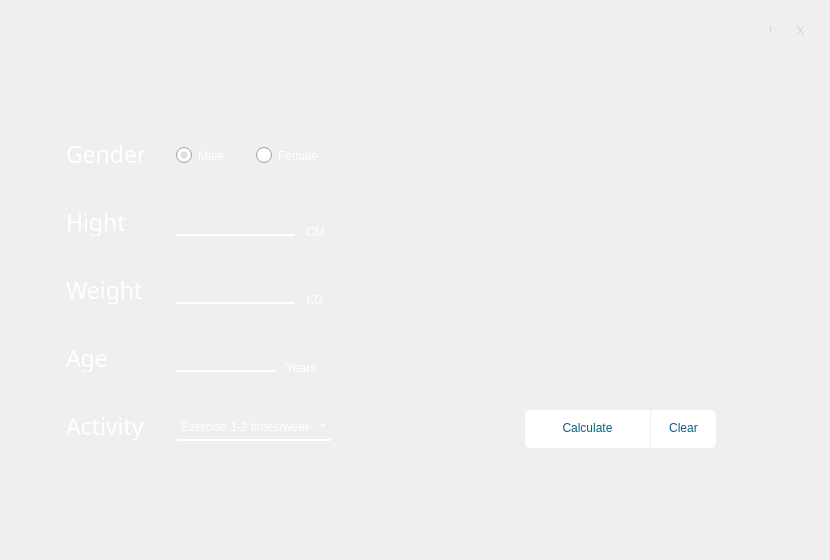
<?xml version="1.0" encoding="UTF-8"?>
<ui version="4.0">
 <class>MainWindow</class>
 <widget class="QMainWindow" name="MainWindow">
  <property name="geometry">
   <rect>
    <x>0</x>
    <y>0</y>
    <width>830</width>
    <height>560</height>
   </rect>
  </property>
  <property name="minimumSize">
   <size>
    <width>830</width>
    <height>560</height>
   </size>
  </property>
  <property name="maximumSize">
   <size>
    <width>830</width>
    <height>560</height>
   </size>
  </property>
  <property name="windowTitle">
   <string>DaRK Calories Calculator</string>
  </property>
  <property name="windowIcon">
   <iconset resource="resources.qrc">
    <normaloff>:/images/images/icon.svg</normaloff>:/images/images/icon.svg</iconset>
  </property>
  <property name="autoFillBackground">
   <bool>false</bool>
  </property>
  <property name="styleSheet">
   <string notr="true">   *:focus {
    	border: none;
    	outline: none;
    }

QGroupBox { 
     border: none; 
 } 

QLineEdit{
color:white;
}</string>
  </property>
  <property name="iconSize">
   <size>
    <width>50</width>
    <height>50</height>
   </size>
  </property>
  <widget class="QWidget" name="centralwidget">
   <property name="minimumSize">
    <size>
     <width>830</width>
     <height>560</height>
    </size>
   </property>
   <property name="maximumSize">
    <size>
     <width>830</width>
     <height>560</height>
    </size>
   </property>
   <property name="styleSheet">
    <string notr="true"/>
   </property>
   <widget class="QWidget" name="widget" native="true">
    <property name="geometry">
     <rect>
      <x>220</x>
      <y>830</y>
      <width>560</width>
      <height>80</height>
     </rect>
    </property>
   </widget>
   <widget class="QLabel" name="bgLabel">
    <property name="geometry">
     <rect>
      <x>0</x>
      <y>0</y>
      <width>830</width>
      <height>560</height>
     </rect>
    </property>
    <property name="styleSheet">
     <string notr="true">background-image: url(:/images/images/background.svg);</string>
    </property>
    <property name="text">
     <string/>
    </property>
    <property name="pixmap">
     <pixmap resource="resources.qrc">:/images/images/background.svg</pixmap>
    </property>
   </widget>
   <widget class="QGroupBox" name="genderBox">
    <property name="geometry">
     <rect>
      <x>66</x>
      <y>130</y>
      <width>267</width>
      <height>41</height>
     </rect>
    </property>
    <property name="styleSheet">
     <string notr="true">QRadioButton{
color:white;
	font: 12pt &quot;Rubik&quot;;
}

QRadioButton::indicator {
    width: 16px;
    height: 16px;
}

QRadioButton::indicator::unchecked {
    
	image: url(:/images/images/radio_unchecked);
	

}

QRadioButton::indicator:unchecked:hover {
    
	image: url(:/images/images/radio_unchecked_hover);
}

QRadioButton::indicator:unchecked:pressed {
    
	image: url(:/images/images/radio_unchecked_pressed);
}

QRadioButton::indicator::checked {
    
	image: url(:/images/images/radio_selected.svg);
}

QRadioButton::indicator:checked:hover {
	image: url(:/images/images/radio_selected_hover.svg);
}

QRadioButton::indicator:checked:pressed {
	
	image: url(:/images/images/radio_selected_pressed.svg);
}</string>
    </property>
    <property name="title">
     <string/>
    </property>
    <widget class="QLabel" name="label_2">
     <property name="geometry">
      <rect>
       <x>0</x>
       <y>10</y>
       <width>78</width>
       <height>28</height>
      </rect>
     </property>
     <property name="font">
      <font>
       <family>Rubik</family>
       <pointsize>17</pointsize>
      </font>
     </property>
     <property name="styleSheet">
      <string notr="true">color:white;</string>
     </property>
     <property name="text">
      <string>Gender</string>
     </property>
    </widget>
    <widget class="QRadioButton" name="maleRB">
     <property name="geometry">
      <rect>
       <x>110</x>
       <y>10</y>
       <width>61</width>
       <height>31</height>
      </rect>
     </property>
     <property name="cursor">
      <cursorShape>PointingHandCursor</cursorShape>
     </property>
     <property name="styleSheet">
      <string notr="true"/>
     </property>
     <property name="text">
      <string>Male</string>
     </property>
     <property name="checked">
      <bool>true</bool>
     </property>
    </widget>
    <widget class="QRadioButton" name="femaleRB">
     <property name="geometry">
      <rect>
       <x>190</x>
       <y>10</y>
       <width>81</width>
       <height>31</height>
      </rect>
     </property>
     <property name="cursor">
      <cursorShape>PointingHandCursor</cursorShape>
     </property>
     <property name="styleSheet">
      <string notr="true"/>
     </property>
     <property name="text">
      <string>Female</string>
     </property>
    </widget>
   </widget>
   <widget class="QGroupBox" name="hightBox">
    <property name="geometry">
     <rect>
      <x>66</x>
      <y>198</y>
      <width>281</width>
      <height>41</height>
     </rect>
    </property>
    <property name="title">
     <string/>
    </property>
    <widget class="QLabel" name="label_3">
     <property name="geometry">
      <rect>
       <x>0</x>
       <y>10</y>
       <width>78</width>
       <height>28</height>
      </rect>
     </property>
     <property name="font">
      <font>
       <family>Rubik</family>
       <pointsize>17</pointsize>
      </font>
     </property>
     <property name="styleSheet">
      <string notr="true">color:white;</string>
     </property>
     <property name="text">
      <string>Hight</string>
     </property>
    </widget>
    <widget class="QLineEdit" name="hightInput">
     <property name="geometry">
      <rect>
       <x>110</x>
       <y>10</y>
       <width>119</width>
       <height>28</height>
      </rect>
     </property>
     <property name="styleSheet">
      <string notr="true">QLineEdit{
background-color:rgba(255, 255, 255, 0);
border:none;
border-bottom: 2px solid white;
border-radius:2px;
}</string>
     </property>
     <property name="maxLength">
      <number>5</number>
     </property>
    </widget>
    <widget class="QLabel" name="label_4">
     <property name="geometry">
      <rect>
       <x>240</x>
       <y>25</y>
       <width>24</width>
       <height>18</height>
      </rect>
     </property>
     <property name="styleSheet">
      <string notr="true">color:white;
font: 12pt &quot;Rubik&quot;;</string>
     </property>
     <property name="text">
      <string>CM</string>
     </property>
    </widget>
   </widget>
   <widget class="QGroupBox" name="weightBox">
    <property name="geometry">
     <rect>
      <x>66</x>
      <y>266</y>
      <width>281</width>
      <height>41</height>
     </rect>
    </property>
    <property name="title">
     <string/>
    </property>
    <widget class="QLabel" name="label_9">
     <property name="geometry">
      <rect>
       <x>0</x>
       <y>10</y>
       <width>78</width>
       <height>28</height>
      </rect>
     </property>
     <property name="font">
      <font>
       <family>Rubik</family>
       <pointsize>17</pointsize>
      </font>
     </property>
     <property name="styleSheet">
      <string notr="true">color:white;</string>
     </property>
     <property name="text">
      <string>Weight</string>
     </property>
    </widget>
    <widget class="QLineEdit" name="weightInput">
     <property name="geometry">
      <rect>
       <x>110</x>
       <y>10</y>
       <width>119</width>
       <height>28</height>
      </rect>
     </property>
     <property name="styleSheet">
      <string notr="true">QLineEdit{
background-color:rgba(255, 255, 255, 0);
border:none;
border-bottom: 2px solid white;
border-radius:2px;
}</string>
     </property>
     <property name="maxLength">
      <number>5</number>
     </property>
    </widget>
    <widget class="QLabel" name="label_10">
     <property name="geometry">
      <rect>
       <x>240</x>
       <y>25</y>
       <width>24</width>
       <height>18</height>
      </rect>
     </property>
     <property name="styleSheet">
      <string notr="true">color:white;
font: 12pt &quot;Rubik&quot;;</string>
     </property>
     <property name="text">
      <string>KG</string>
     </property>
    </widget>
   </widget>
   <widget class="QGroupBox" name="ageBox">
    <property name="geometry">
     <rect>
      <x>66</x>
      <y>334</y>
      <width>281</width>
      <height>41</height>
     </rect>
    </property>
    <property name="title">
     <string/>
    </property>
    <widget class="QLabel" name="label_11">
     <property name="geometry">
      <rect>
       <x>0</x>
       <y>10</y>
       <width>78</width>
       <height>28</height>
      </rect>
     </property>
     <property name="font">
      <font>
       <family>Rubik</family>
       <pointsize>17</pointsize>
      </font>
     </property>
     <property name="styleSheet">
      <string notr="true">color:white;</string>
     </property>
     <property name="text">
      <string>Age</string>
     </property>
    </widget>
    <widget class="QLineEdit" name="ageInput">
     <property name="geometry">
      <rect>
       <x>110</x>
       <y>10</y>
       <width>100</width>
       <height>28</height>
      </rect>
     </property>
     <property name="styleSheet">
      <string notr="true">QLineEdit{
background-color:rgba(255, 255, 255, 0);
border:none;
border-bottom: 2px solid white;
border-radius:2px;
}</string>
     </property>
     <property name="maxLength">
      <number>5</number>
     </property>
    </widget>
    <widget class="QLabel" name="label_12">
     <property name="geometry">
      <rect>
       <x>220</x>
       <y>25</y>
       <width>41</width>
       <height>18</height>
      </rect>
     </property>
     <property name="styleSheet">
      <string notr="true">color:white;
font: 12pt &quot;Rubik&quot;;</string>
     </property>
     <property name="text">
      <string>Years</string>
     </property>
    </widget>
   </widget>
   <widget class="QGroupBox" name="activityBox">
    <property name="geometry">
     <rect>
      <x>66</x>
      <y>402</y>
      <width>281</width>
      <height>41</height>
     </rect>
    </property>
    <property name="title">
     <string/>
    </property>
    <widget class="QLabel" name="label_13">
     <property name="geometry">
      <rect>
       <x>0</x>
       <y>10</y>
       <width>91</width>
       <height>28</height>
      </rect>
     </property>
     <property name="font">
      <font>
       <family>Rubik</family>
       <pointsize>17</pointsize>
      </font>
     </property>
     <property name="styleSheet">
      <string notr="true">color:white;</string>
     </property>
     <property name="text">
      <string>Activity</string>
     </property>
    </widget>
    <widget class="QComboBox" name="activityCombo">
     <property name="geometry">
      <rect>
       <x>110</x>
       <y>10</y>
       <width>155</width>
       <height>29</height>
      </rect>
     </property>
     <property name="cursor">
      <cursorShape>PointingHandCursor</cursorShape>
     </property>
     <property name="styleSheet">
      <string notr="true">QComboBox
{
    selection-background-color: #379ec4;
    border: 1px solid #1e1e1e;
    border-radius: 5;
    border: none;
    border-bottom: 2px solid white;
    border-radius: 2px;
    color:white;
    min-width: 6em;
    background-color:rgba(255, 255, 255, 0);
}

QComboBox:hover,QPushButton:hover
{
    border-bottom: 2px solid white;
    border-radius: 2px;
}


QComboBox:on
{
    padding-top: 3px;
    padding-left: 4px;
    selection-background-color: #379ec4;
}

QComboBox QAbstractItemView
{
    selection-background-color: #379ec4;
}


QComboBox::down-arrow
{
    
	image: url(:/images/images/arrow.svg);
} 
</string>
     </property>
     <property name="currentIndex">
      <number>1</number>
     </property>
     <item>
      <property name="text">
       <string>Little /no exercise</string>
      </property>
     </item>
     <item>
      <property name="text">
       <string>Exercise 1-2 times/week</string>
      </property>
     </item>
     <item>
      <property name="text">
       <string>Exercise 2-3 times/week</string>
      </property>
     </item>
     <item>
      <property name="text">
       <string>Exercise 4-5 times/week</string>
      </property>
     </item>
     <item>
      <property name="text">
       <string>Exercise 6-7 times/week</string>
      </property>
     </item>
     <item>
      <property name="text">
       <string>Professional athlete</string>
      </property>
     </item>
    </widget>
   </widget>
   <widget class="QGroupBox" name="resultBox">
    <property name="geometry">
     <rect>
      <x>530</x>
      <y>240</y>
      <width>190</width>
      <height>151</height>
     </rect>
    </property>
    <property name="styleSheet">
     <string notr="true">QLabel{
color:white;
font: 12pt &quot;Rubik&quot;;
}</string>
    </property>
    <property name="title">
     <string/>
    </property>
    <property name="alignment">
     <set>Qt::AlignJustify|Qt::AlignVCenter</set>
    </property>
    <widget class="QLabel" name="resultLabel1">
     <property name="geometry">
      <rect>
       <x>30</x>
       <y>0</y>
       <width>125</width>
       <height>20</height>
      </rect>
     </property>
     <property name="text">
      <string/>
     </property>
     <property name="alignment">
      <set>Qt::AlignLeading|Qt::AlignLeft|Qt::AlignVCenter</set>
     </property>
    </widget>
    <widget class="QLabel" name="resultLabel2">
     <property name="geometry">
      <rect>
       <x>30</x>
       <y>35</y>
       <width>125</width>
       <height>20</height>
      </rect>
     </property>
     <property name="text">
      <string/>
     </property>
     <property name="alignment">
      <set>Qt::AlignLeading|Qt::AlignLeft|Qt::AlignVCenter</set>
     </property>
    </widget>
    <widget class="QLabel" name="resultLabel3">
     <property name="geometry">
      <rect>
       <x>30</x>
       <y>70</y>
       <width>125</width>
       <height>20</height>
      </rect>
     </property>
     <property name="text">
      <string/>
     </property>
     <property name="alignment">
      <set>Qt::AlignLeading|Qt::AlignLeft|Qt::AlignVCenter</set>
     </property>
    </widget>
    <widget class="QLabel" name="resultLabel4">
     <property name="geometry">
      <rect>
       <x>30</x>
       <y>105</y>
       <width>125</width>
       <height>41</height>
      </rect>
     </property>
     <property name="text">
      <string/>
     </property>
     <property name="alignment">
      <set>Qt::AlignLeading|Qt::AlignLeft|Qt::AlignVCenter</set>
     </property>
    </widget>
   </widget>
   <widget class="QPushButton" name="exitButton">
    <property name="geometry">
     <rect>
      <x>790</x>
      <y>20</y>
      <width>21</width>
      <height>21</height>
     </rect>
    </property>
    <property name="cursor">
     <cursorShape>PointingHandCursor</cursorShape>
    </property>
    <property name="styleSheet">
     <string notr="true">QPushButton{
color:#D4D4D4;
font: 13pt &quot;Rubik&quot;;
border:none;
background-color:rgba(255, 255, 255, 0);
}

QPushButton:hover{
color:#192125;
}</string>
    </property>
    <property name="text">
     <string>X</string>
    </property>
   </widget>
   <widget class="QPushButton" name="calcBtn">
    <property name="geometry">
     <rect>
      <x>525</x>
      <y>410</y>
      <width>125</width>
      <height>38</height>
     </rect>
    </property>
    <property name="cursor">
     <cursorShape>PointingHandCursor</cursorShape>
    </property>
    <property name="styleSheet">
     <string notr="true">QPushButton{
background-color:rgba(255, 255, 255, 1);
border:2px solid white;
border-top-left-radius: 5px;
border-bottom-left-radius: 5px;
color:#056082;
font: 11pt &quot;Rubik&quot;;
padding-bottom:2px;
}

QPushButton:hover{
border:rgba(255, 255, 255, 0.9);
background-color:rgba(255, 255, 255, 0.9);
}</string>
    </property>
    <property name="text">
     <string>Calculate</string>
    </property>
   </widget>
   <widget class="QLabel" name="errorMessage">
    <property name="geometry">
     <rect>
      <x>420</x>
      <y>470</y>
      <width>401</width>
      <height>31</height>
     </rect>
    </property>
    <property name="text">
     <string/>
    </property>
    <property name="alignment">
     <set>Qt::AlignHCenter|Qt::AlignTop</set>
    </property>
   </widget>
   <widget class="QPushButton" name="aboutButton">
    <property name="geometry">
     <rect>
      <x>760</x>
      <y>20</y>
      <width>21</width>
      <height>21</height>
     </rect>
    </property>
    <property name="cursor">
     <cursorShape>PointingHandCursor</cursorShape>
    </property>
    <property name="styleSheet">
     <string notr="true">QPushButton{
color:#D4D4D4;
font: 20PX &quot;Rubik&quot;;
border:none;
background-color:rgba(255, 255, 255, 0);
}

QPushButton:hover{
color:#192125;
}</string>
    </property>
    <property name="text">
     <string>!</string>
    </property>
    <property name="iconSize">
     <size>
      <width>50</width>
      <height>50</height>
     </size>
    </property>
   </widget>
   <widget class="QPushButton" name="clearBtn">
    <property name="geometry">
     <rect>
      <x>651</x>
      <y>410</y>
      <width>65</width>
      <height>38</height>
     </rect>
    </property>
    <property name="cursor">
     <cursorShape>PointingHandCursor</cursorShape>
    </property>
    <property name="styleSheet">
     <string notr="true">QPushButton{
background-color:rgba(255, 255, 255, 1);
border:2px solid white;
border-top-right-radius: 5px;
border-bottom-right-radius: 5px;
color:#056082;
font: 11pt &quot;Rubik&quot;;
padding-bottom:2px;
}

QPushButton:hover{
border:rgba(255, 255, 255, 0.9);
background-color:rgba(255, 255, 255, 0.9);
}</string>
    </property>
    <property name="text">
     <string>Clear</string>
    </property>
   </widget>
   <zorder>bgLabel</zorder>
   <zorder>widget</zorder>
   <zorder>genderBox</zorder>
   <zorder>hightBox</zorder>
   <zorder>weightBox</zorder>
   <zorder>ageBox</zorder>
   <zorder>activityBox</zorder>
   <zorder>resultBox</zorder>
   <zorder>exitButton</zorder>
   <zorder>calcBtn</zorder>
   <zorder>errorMessage</zorder>
   <zorder>aboutButton</zorder>
   <zorder>clearBtn</zorder>
  </widget>
 </widget>
 <resources>
  <include location="resources.qrc"/>
 </resources>
 <connections/>
</ui>
